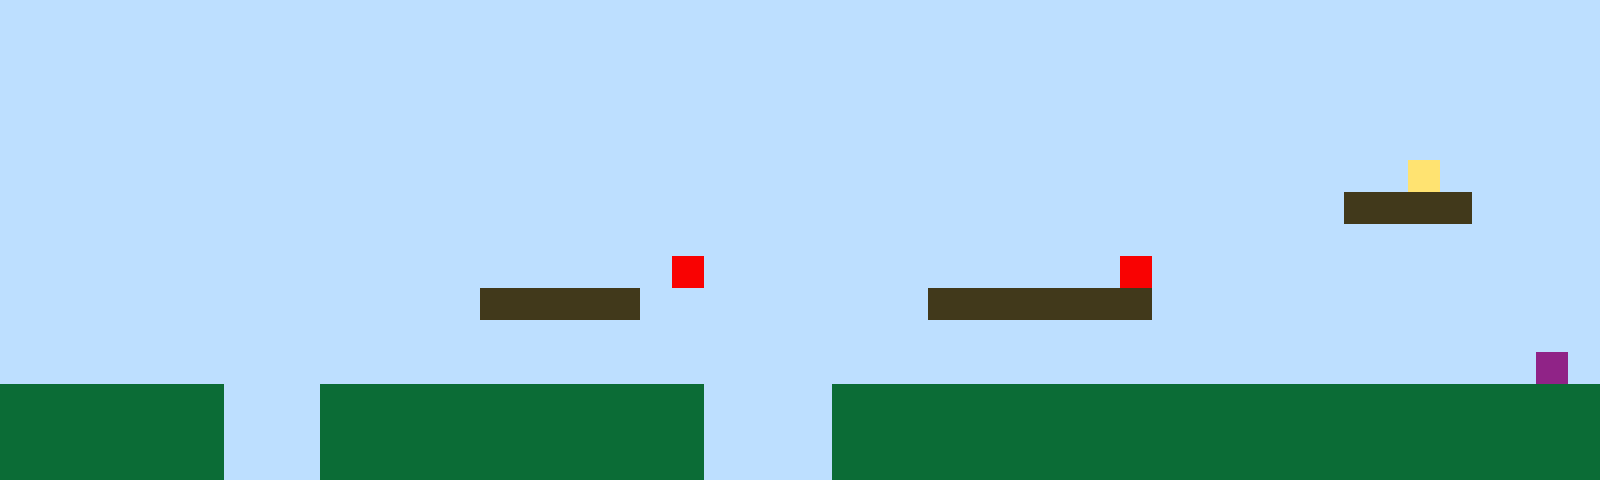

Rendered tile map (Tiled .tmx) drawn with the repository's tilesets; below, a short description and the full map source, tile grids included:
An orthogonal 50x15 tile map with 32x32 px tiles, 1 tile layer (Tile Layer 1).

<map version="1.10" tiledversion="1.11.2" orientation="orthogonal" renderorder="right-up" width="50" height="15" tilewidth="32" tileheight="32" infinite="0" nextlayerid="2" nextobjectid="1"><editorsettings><export target="map1.csv" format="csv" /></editorsettings><tileset firstgid="1" name="sprites" tilewidth="32" tileheight="32" tilecount="6" columns="3"><image source="sprites.png" width="96" height="64" /></tileset><layer id="1" name="Tile Layer 1" width="50" height="15"><data encoding="csv">1,1,1,1,1,1,1,1,1,1,1,1,1,1,1,1,1,1,1,1,1,1,1,1,1,1,1,1,1,1,1,1,1,1,1,1,1,1,1,1,1,1,1,1,1,1,1,1,1,1,1,1,1,1,1,1,1,1,1,1,1,1,1,1,1,1,1,1,1,1,1,1,1,1,1,1,1,1,1,1,1,1,1,1,1,1,1,1,1,1,1,1,1,1,1,1,1,1,1,1,1,1,1,1,1,1,1,1,1,1,1,1,1,1,1,1,1,1,1,1,1,1,1,1,1,1,1,1,1,1,1,1,1,1,1,1,1,1,1,1,1,1,1,1,1,1,1,1,1,1,1,1,1,1,1,1,1,1,1,1,1,1,1,1,1,1,1,1,1,1,1,1,1,1,1,1,1,1,1,1,1,1,1,1,1,1,1,1,1,1,1,1,1,1,1,1,1,1,1,1,1,1,1,1,1,1,1,1,1,1,1,1,1,1,1,1,1,1,1,1,1,1,1,1,1,1,1,1,1,1,1,1,1,1,1,1,1,1,1,1,1,1,1,1,1,1,1,1,1,1,1,1,1,1,1,1,1,1,1,1,1,1,1,1,1,1,1,1,1,1,1,1,1,1,1,1,1,1,1,1,1,1,1,1,1,1,1,1,1,1,1,1,1,1,4,1,1,1,1,1,1,1,1,1,1,1,1,1,1,1,1,1,1,1,1,1,1,1,1,1,1,1,1,1,1,1,1,1,1,1,1,1,1,1,1,1,1,1,1,1,1,1,3,3,3,3,1,1,1,1,1,1,1,1,1,1,1,1,1,1,1,1,1,1,1,1,1,1,1,1,1,1,1,1,1,1,1,1,1,1,1,1,1,1,1,1,1,1,1,1,1,1,1,1,1,1,1,1,1,1,1,1,1,1,1,1,1,1,1,1,1,1,1,1,1,1,1,1,1,1,1,5,1,1,1,1,1,1,1,1,1,1,1,1,1,5,1,1,1,1,1,1,1,1,1,1,1,1,1,1,1,1,1,1,1,1,1,1,1,1,1,1,1,1,1,3,3,3,3,3,1,1,1,1,1,1,1,1,1,3,3,3,3,3,3,3,1,1,1,1,1,1,1,1,1,1,1,1,1,1,1,1,1,1,1,1,1,1,1,1,1,1,1,1,1,1,1,1,1,1,1,1,1,1,1,1,1,1,1,1,1,1,1,1,1,1,1,1,1,1,1,1,1,1,1,1,1,1,1,1,1,1,1,1,1,1,1,1,1,1,1,1,1,1,1,1,1,1,1,1,1,1,1,1,1,1,1,1,1,1,1,1,1,1,1,1,1,1,1,1,1,1,1,1,1,1,1,1,6,1,2,2,2,2,2,2,2,1,1,1,2,2,2,2,2,2,2,2,2,2,2,2,1,1,1,1,2,2,2,2,2,2,2,2,2,2,2,2,2,2,2,2,2,2,2,2,2,2,2,2,2,2,2,2,2,2,2,1,1,1,2,2,2,2,2,2,2,2,2,2,2,2,1,1,1,1,2,2,2,2,2,2,2,2,2,2,2,2,2,2,2,2,2,2,2,2,2,2,2,2,2,2,2,2,2,2,2,1,1,1,2,2,2,2,2,2,2,2,2,2,2,2,1,1,1,1,2,2,2,2,2,2,2,2,2,2,2,2,2,2,2,2,2,2,2,2,2,2,2,2</data></layer></map>
